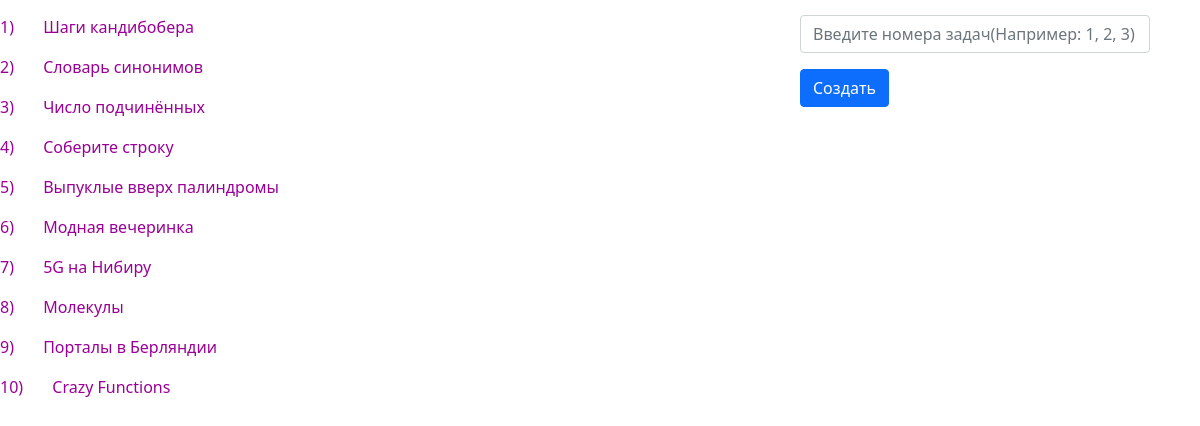
/create-test (signed in), run on the app's committed database.
### files/tasks.py (models this page shows)
class Task(SqlAlchemyBase):
    __tablename__ = 'task'
    id = sqlalchemy.Column(sqlalchemy.Integer, primary_key=True, autoincrement=True)
    name = sqlalchemy.Column(sqlalchemy.Text, nullable=True)
    text = sqlalchemy.Column(sqlalchemy.Text, nullable=True)
    input_text = sqlalchemy.Column(sqlalchemy.Text, nullable=True)
    output_text = sqlalchemy.Column(sqlalchemy.Text, nullable=True)

### app.py (the view)
@app.route('/create-test')
@login_required
def create_test():
    db_sess = create_session()
    t = db_sess.query(Task).all()
    return render_template('create_test.html', t=t)

### app.py (called while the page is built)
@login_manager.user_loader
def load_user(user_id):
    session = create_session()
    return session.query(User).filter(User.id == user_id).one_or_none()

### files/db_session.py (called while the page is built)
def create_session() -> Session:
    global __factory
    return __factory()

### templates/create_test.html (shortened to what this page needs)
<!DOCTYPE html>
<html lang="en">
<head>
    <link rel="stylesheet" href="../static/css/task.css">
    <link rel="stylesheet" href="https://cdn.jsdelivr.net/npm/bootstrap@5.1.3/dist/css/bootstrap.min.css">
</head>
<body>
<div class="tasks_list">
    {% for i in t %}
        <p><a class='href_tasks' href="#">{{ i.id }}) </a><a class='href_tasks1'
                                                             href="{{ url_for('task_page', id_task=i.id) }}">{{ i.name }}</a>
        </p>
    {% endfor %}
</div>
<div class="create_test">
    <form action="/create_tesht_for_user" , metod="POST">
        <p><input type="text" class="form-control" placeholder="Введите номера задач(Например: 1, 2, 3)" name="tests">
        </p>
        <p>
            <button type="submit" class="btn btn-primary">Создать</button>
        </p>
    </form>
</div>
</body>
</html>

### static/css/task.css (style rules this page uses)
.href_tasks, .href_tasks1, .href_tasks11 { text-decoration: none; color: #9a0097; -webkit-transition: all 0.5s ease; transition: all 0.5s ease; }
.href_tasks1 { padding-left: 25px; }
.tasks_list { padding-top: 15px; float: left; }
.create_test { float: right; width: 400px; margin-top: 15px; padding-right: 50px; }

### data on the page
Task: id "1", name "Шаги кандибобера"
Task: id "2", name "Словарь синонимов"
Task: id "3", name "Число подчинённых"
Task: id "4", name "Соберите строку"
Task: id "5", name "Выпуклые вверх палиндромы"
Task: id "6", name "Модная вечеринка"
Task: id "7", name "5G на Нибиру"
Task: id "8", name "Молекулы"
Task: id "9", name "Порталы в Берляндии"
Task: id "10", name "Crazy Functions"
